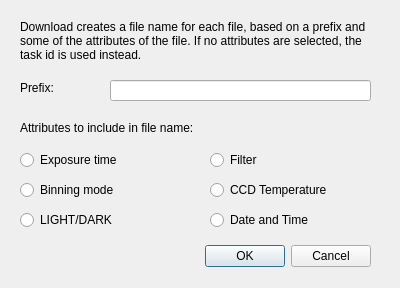
<?xml version="1.0" encoding="UTF-8"?>
<ui version="4.0">
 <class>DownloadDialog</class>
 <widget class="QDialog" name="DownloadDialog">
  <property name="geometry">
   <rect>
    <x>0</x>
    <y>0</y>
    <width>400</width>
    <height>288</height>
   </rect>
  </property>
  <property name="windowTitle">
   <string>Dialog</string>
  </property>
  <widget class="QDialogButtonBox" name="buttonBox">
   <property name="geometry">
    <rect>
     <x>30</x>
     <y>240</y>
     <width>341</width>
     <height>32</height>
    </rect>
   </property>
   <property name="orientation">
    <enum>Qt::Horizontal</enum>
   </property>
   <property name="standardButtons">
    <set>QDialogButtonBox::Cancel|QDialogButtonBox::Ok</set>
   </property>
  </widget>
  <widget class="QLabel" name="prefixLabel">
   <property name="geometry">
    <rect>
     <x>20</x>
     <y>80</y>
     <width>62</width>
     <height>16</height>
    </rect>
   </property>
   <property name="text">
    <string>Prefix:</string>
   </property>
  </widget>
  <widget class="QLineEdit" name="prefixField">
   <property name="geometry">
    <rect>
     <x>110</x>
     <y>80</y>
     <width>261</width>
     <height>21</height>
    </rect>
   </property>
  </widget>
  <widget class="QLabel" name="attributesLabel">
   <property name="geometry">
    <rect>
     <x>20</x>
     <y>120</y>
     <width>291</width>
     <height>16</height>
    </rect>
   </property>
   <property name="text">
    <string>Attributes to include in file name:</string>
   </property>
  </widget>
  <widget class="QRadioButton" name="exposureButton">
   <property name="geometry">
    <rect>
     <x>20</x>
     <y>150</y>
     <width>141</width>
     <height>20</height>
    </rect>
   </property>
   <property name="text">
    <string>Exposure time</string>
   </property>
   <property name="autoExclusive">
    <bool>false</bool>
   </property>
  </widget>
  <widget class="QRadioButton" name="filterButton">
   <property name="geometry">
    <rect>
     <x>210</x>
     <y>150</y>
     <width>151</width>
     <height>20</height>
    </rect>
   </property>
   <property name="text">
    <string>Filter</string>
   </property>
   <property name="autoExclusive">
    <bool>false</bool>
   </property>
  </widget>
  <widget class="QRadioButton" name="lightButton">
   <property name="geometry">
    <rect>
     <x>20</x>
     <y>210</y>
     <width>131</width>
     <height>20</height>
    </rect>
   </property>
   <property name="text">
    <string>LIGHT/DARK</string>
   </property>
   <property name="autoExclusive">
    <bool>false</bool>
   </property>
  </widget>
  <widget class="QRadioButton" name="binningButton">
   <property name="geometry">
    <rect>
     <x>20</x>
     <y>180</y>
     <width>141</width>
     <height>20</height>
    </rect>
   </property>
   <property name="text">
    <string>Binning mode</string>
   </property>
   <property name="autoExclusive">
    <bool>false</bool>
   </property>
  </widget>
  <widget class="QRadioButton" name="temperatureButton">
   <property name="geometry">
    <rect>
     <x>210</x>
     <y>180</y>
     <width>161</width>
     <height>20</height>
    </rect>
   </property>
   <property name="text">
    <string>CCD Temperature</string>
   </property>
   <property name="autoExclusive">
    <bool>false</bool>
   </property>
  </widget>
  <widget class="QRadioButton" name="dateButton">
   <property name="geometry">
    <rect>
     <x>210</x>
     <y>210</y>
     <width>141</width>
     <height>20</height>
    </rect>
   </property>
   <property name="text">
    <string>Date and Time</string>
   </property>
   <property name="autoExclusive">
    <bool>false</bool>
   </property>
  </widget>
  <widget class="QLabel" name="infoLabel">
   <property name="geometry">
    <rect>
     <x>20</x>
     <y>10</y>
     <width>351</width>
     <height>61</height>
    </rect>
   </property>
   <property name="text">
    <string>Download creates a file name for each file, based on a prefix and some of the attributes of the file. If no attributes are selected, the task id is used instead.</string>
   </property>
   <property name="wordWrap">
    <bool>true</bool>
   </property>
  </widget>
 </widget>
 <resources/>
 <connections>
  <connection>
   <sender>buttonBox</sender>
   <signal>accepted()</signal>
   <receiver>DownloadDialog</receiver>
   <slot>accept()</slot>
   <hints>
    <hint type="sourcelabel">
     <x>248</x>
     <y>254</y>
    </hint>
    <hint type="destinationlabel">
     <x>157</x>
     <y>274</y>
    </hint>
   </hints>
  </connection>
  <connection>
   <sender>buttonBox</sender>
   <signal>rejected()</signal>
   <receiver>DownloadDialog</receiver>
   <slot>reject()</slot>
   <hints>
    <hint type="sourcelabel">
     <x>316</x>
     <y>260</y>
    </hint>
    <hint type="destinationlabel">
     <x>286</x>
     <y>274</y>
    </hint>
   </hints>
  </connection>
  <connection>
   <sender>exposureButton</sender>
   <signal>toggled(bool)</signal>
   <receiver>DownloadDialog</receiver>
   <slot>exposureToggled(bool)</slot>
   <hints>
    <hint type="sourcelabel">
     <x>118</x>
     <y>161</y>
    </hint>
    <hint type="destinationlabel">
     <x>8</x>
     <y>158</y>
    </hint>
   </hints>
  </connection>
  <connection>
   <sender>binningButton</sender>
   <signal>toggled(bool)</signal>
   <receiver>DownloadDialog</receiver>
   <slot>binningToggled(bool)</slot>
   <hints>
    <hint type="sourcelabel">
     <x>69</x>
     <y>195</y>
    </hint>
    <hint type="destinationlabel">
     <x>6</x>
     <y>190</y>
    </hint>
   </hints>
  </connection>
  <connection>
   <sender>lightButton</sender>
   <signal>toggled(bool)</signal>
   <receiver>DownloadDialog</receiver>
   <slot>lightToggled(bool)</slot>
   <hints>
    <hint type="sourcelabel">
     <x>63</x>
     <y>221</y>
    </hint>
    <hint type="destinationlabel">
     <x>2</x>
     <y>219</y>
    </hint>
   </hints>
  </connection>
  <connection>
   <sender>filterButton</sender>
   <signal>toggled(bool)</signal>
   <receiver>DownloadDialog</receiver>
   <slot>filterToggled(bool)</slot>
   <hints>
    <hint type="sourcelabel">
     <x>265</x>
     <y>158</y>
    </hint>
    <hint type="destinationlabel">
     <x>379</x>
     <y>160</y>
    </hint>
   </hints>
  </connection>
  <connection>
   <sender>temperatureButton</sender>
   <signal>toggled(bool)</signal>
   <receiver>DownloadDialog</receiver>
   <slot>temperatureToggled(bool)</slot>
   <hints>
    <hint type="sourcelabel">
     <x>310</x>
     <y>188</y>
    </hint>
    <hint type="destinationlabel">
     <x>386</x>
     <y>193</y>
    </hint>
   </hints>
  </connection>
  <connection>
   <sender>dateButton</sender>
   <signal>toggled(bool)</signal>
   <receiver>DownloadDialog</receiver>
   <slot>dateToggled(bool)</slot>
   <hints>
    <hint type="sourcelabel">
     <x>340</x>
     <y>221</y>
    </hint>
    <hint type="destinationlabel">
     <x>377</x>
     <y>222</y>
    </hint>
   </hints>
  </connection>
  <connection>
   <sender>prefixField</sender>
   <signal>textChanged(QString)</signal>
   <receiver>DownloadDialog</receiver>
   <slot>textChanged(QString)</slot>
   <hints>
    <hint type="sourcelabel">
     <x>353</x>
     <y>90</y>
    </hint>
    <hint type="destinationlabel">
     <x>389</x>
     <y>90</y>
    </hint>
   </hints>
  </connection>
 </connections>
 <slots>
  <slot>exposureToggled(bool)</slot>
  <slot>binningToggled(bool)</slot>
  <slot>filterToggled(bool)</slot>
  <slot>temperatureToggled(bool)</slot>
  <slot>dateToggled(bool)</slot>
  <slot>textChanged(QString)</slot>
  <slot>lightToggled(bool)</slot>
 </slots>
</ui>
